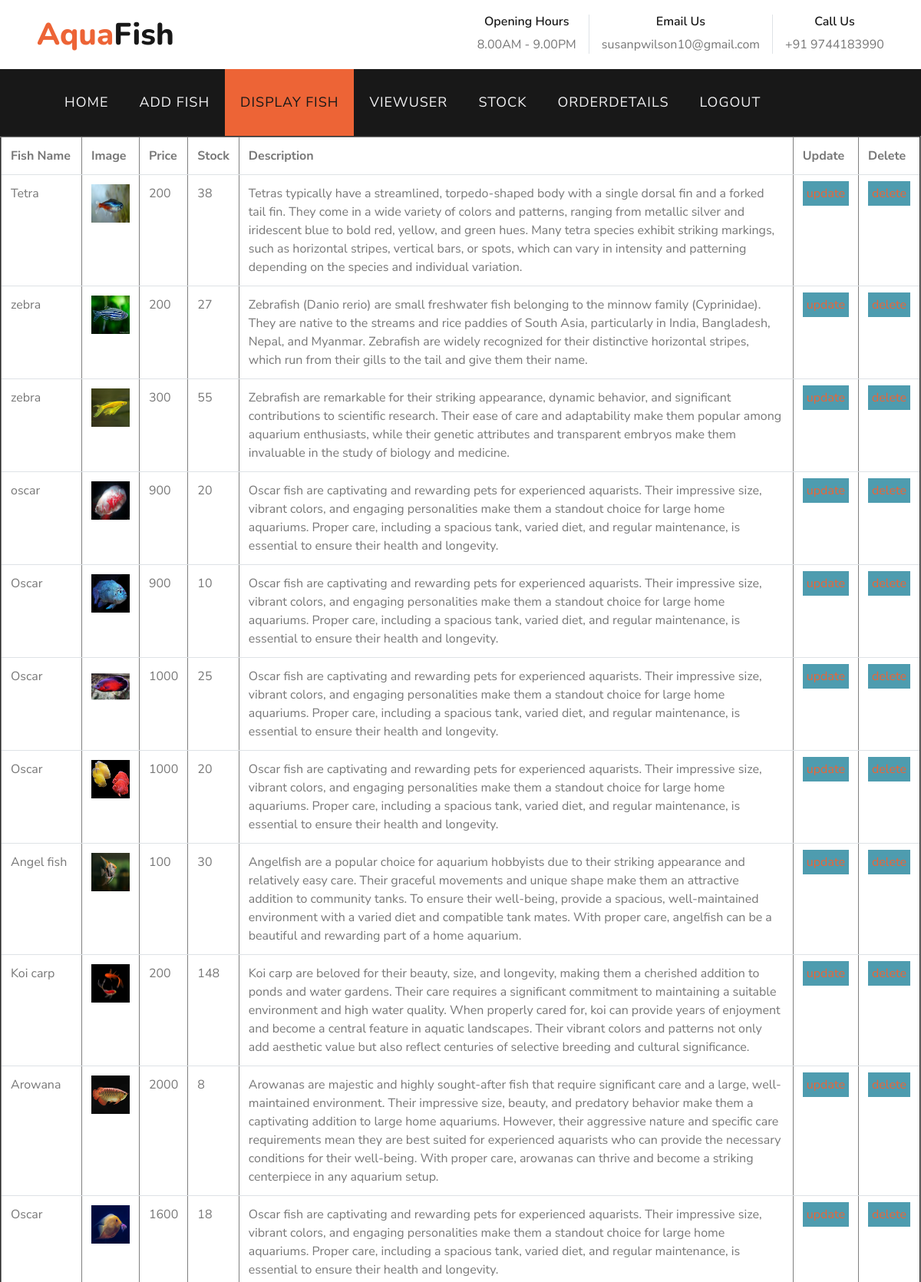
The page /display (upper part) on the database its author committed.
### myapps/models.py (models this page shows)
class fish(models.Model):
    fishname=models.CharField(max_length=20)
    fprice=models.IntegerField()
    fstock=models.IntegerField(default=1)
    fimage=models.FileField()
    description=models.CharField(max_length=100)
    category=models.CharField(max_length=20)

### myapps/views.py (the view)
# urls.py: path('display',views.display_product),
def display_product(a):
    detail=fish.objects.all()
    return render(a,'display.html',{'data':detail})

### template/display.html (shortened to what this page needs)
<!DOCTYPE html>
<html lang="en">
<head>
    {% load static %}
    <link href="https://cdnjs.cloudflare.com/ajax/libs/font-awesome/5.10.0/css/all.min.css" rel="stylesheet">
    <link href="{% static 'lib/flaticon/font/flaticon.css' %}" rel="stylesheet">
    <link href="{% static 'lib/owlcarousel/assets/owl.carousel.min.css' %}" rel="stylesheet">
    <link href="{% static 'lib/tempusdominus/css/tempusdominus-bootstrap-4.min.css' %}" rel="stylesheet" />
    <link href="{% static 'css/halo.css' %}" rel="stylesheet">
</head>
<body>
        <div class="row py-3 px-lg-5">
            <div class="col-lg-4">
                <a href="" class="navbar-brand d-none d-lg-block">
                    <h1 class="m-0 display-5 text-capitalize"><span class="text-primary">Aqua</span>Fish</h1>
                </a>
            </div>
            <div class="col-lg-8 text-center text-lg-right">
                <div class="d-inline-flex align-items-center">
                    <div class="d-inline-flex flex-column text-center pr-3 border-right">
                        <h6>Opening Hours</h6>
                        <p class="m-0">8.00AM - 9.00PM</p>
                    </div>
                    <div class="d-inline-flex flex-column text-center px-3 border-right">
                        <h6>Email Us</h6>
                        <p class="m-0">susanpwilson10@gmail.com</p>
                    </div>
                    <div class="d-inline-flex flex-column text-center pl-3">
                        <h6>Call Us</h6>
                        <p class="m-0">+91 9744183990</p>
                    </div>
                </div>
            </div>
        </div>
    <div class="container-fluid p-0">
        <nav class="navbar navbar-expand-lg bg-dark navbar-dark py-3 py-lg-0 px-lg-5">
            <div class="collapse navbar-collapse justify-content-between px-3" id="navbarCollapse">
                <div class="navbar-nav mr-auto py-0">
                    <a href="adminhome" class="nav-item nav-link ">HOME</a>
                    <a href="addproduct" class="nav-item nav-link">ADD FISH</a>
                    <a href="display" class="nav-item nav-link active">DISPLAY FISH</a>
                    <a href="viewuser" class="nav-item nav-link">VIEWUSER</a>
                    <a href="lowstock" class="nav-item nav-link">STOCK</a>
                      <a href="admin_order_details" class="nav-item nav-link">ORDERDETAILS</a>
                    <a href="logout" class="nav-item nav-link">LOGOUT</a>
                </div>
            </div>
        </nav>
    </div>
                            <table border="2" class="table">
                                <tr>
                                    <th>Fish Name</th>
                                    <th>Image</th>
                                    <th>Price</th>
                                    <th>Stock</th>
                                    <th>Description</th>
                                    <th>Update</th>
                                    <th>Delete</th>
                                </tr>
                                {% for i in data %}
                                <tr>
                                    <td>{{i.fishname}}</td>
                                    <td><img src="{{i.fimage.url}}" width="50" height="50"></td>
                                    <td>{{i.fprice}}</td>
                                    <td>{{i.fstock}}</td>
                                    <td>{{i.description}}</td>
                                    <td><a href="../productedit/{{i.id}}" class="mylink">update</a></td>
                                <td><a href="productdelete/{{i.id}}" class="mylinkk">delete</a> </td>
                                </tr>
                                {% endfor %}
                            </table>
</body>
</html>

### template/display.html (style rules this page uses)
.mylink { display:"block" width:115px; height:35px; padding:5px; background:#4E9CAF; text-align:center; border-radius=5px color:white font-weight:bold; line-height:25px; }
.mylinkk { display:"block" width:115px; height:35px; padding:5px; background:#4E9CAF; text-align:center; border-radius=5px color:white font-weight:bold; line-height:25px; }

### rows shown on the page
fish: fishname "Tetra", fimage (picture), fprice "200", fstock "38", description "Tetras typically have a streamlined, torpedo-shaped body with a single dorsal fin and a forked tail fin. They come in a wide variety of colors and patterns, ranging from metallic silver and iridescent blue to bold red, yellow, and green hues. Many tetra species exhibit striking markings, such as horizontal stripes, vertical bars, or spots, which can vary in intensity and patterning depending on the species and individual variation."
fish: fishname "zebra", fimage (picture), fprice "200", fstock "27", description "Zebrafish (Danio rerio) are small freshwater fish belonging to the minnow family (Cyprinidae). They are native to the streams and rice paddies of South Asia, particularly in India, Bangladesh, Nepal, and Myanmar. Zebrafish are widely recognized for their distinctive horizontal stripes, which run from their gills to the tail and give them their name."
fish: fishname "zebra", fimage (picture), fprice "300", fstock "55", description "Zebrafish are remarkable for their striking appearance, dynamic behavior, and significant contributions to scientific research. Their ease of care and adaptability make them popular among aquarium enthusiasts, while their genetic attributes and transparent embryos make them invaluable in the study of biology and medicine."
fish: fishname "oscar", fimage (picture), fprice "900", fstock "20", description "Oscar fish are captivating and rewarding pets for experienced aquarists. Their impressive size, vibrant colors, and engaging personalities make them a standout choice for large home aquariums. Proper care, including a spacious tank, varied diet, and regular maintenance, is essential to ensure their health and longevity."
fish: fishname "Oscar", fimage (picture), fprice "900", fstock "10", description "Oscar fish are captivating and rewarding pets for experienced aquarists. Their impressive size, vibrant colors, and engaging personalities make them a standout choice for large home aquariums. Proper care, including a spacious tank, varied diet, and regular maintenance, is essential to ensure their health and longevity."
fish: fishname "Oscar", fimage (picture), fprice "1000", fstock "25", description "Oscar fish are captivating and rewarding pets for experienced aquarists. Their impressive size, vibrant colors, and engaging personalities make them a standout choice for large home aquariums. Proper care, including a spacious tank, varied diet, and regular maintenance, is essential to ensure their health and longevity."
fish: fishname "Oscar", fimage (picture), fprice "1000", fstock "20", description "Oscar fish are captivating and rewarding pets for experienced aquarists. Their impressive size, vibrant colors, and engaging personalities make them a standout choice for large home aquariums. Proper care, including a spacious tank, varied diet, and regular maintenance, is essential to ensure their health and longevity."
fish: fishname "Angel fish", fimage (picture), fprice "100", fstock "30", description "Angelfish are a popular choice for aquarium hobbyists due to their striking appearance and relatively easy care. Their graceful movements and unique shape make them an attractive addition to community tanks. To ensure their well-being, provide a spacious, well-maintained environment with a varied diet and compatible tank mates. With proper care, angelfish can be a beautiful and rewarding part of a home aquarium."
fish: fishname "Koi carp", fimage (picture), fprice "200", fstock "148", description "Koi carp are beloved for their beauty, size, and longevity, making them a cherished addition to ponds and water gardens. Their care requires a significant commitment to maintaining a suitable environment and high water quality. When properly cared for, koi can provide years of enjoyment and become a central feature in aquatic landscapes. Their vibrant colors and patterns not only add aesthetic value but also reflect centuries of selective breeding and cultural significance."
fish: fishname "Arowana", fimage (picture), fprice "2000", fstock "8", description "Arowanas are majestic and highly sought-after fish that require significant care and a large, well-maintained environment. Their impressive size, beauty, and predatory behavior make them a captivating addition to large home aquariums. However, their aggressive nature and specific care requirements mean they are best suited for experienced aquarists who can provide the necessary conditions for their well-being. With proper care, arowanas can thrive and become a striking centerpiece in any aquarium setup."
fish: fishname "Oscar", fimage (picture), fprice "1600", fstock "18", description "Oscar fish are captivating and rewarding pets for experienced aquarists. Their impressive size, vibrant colors, and engaging personalities make them a standout choice for large home aquariums. Proper care, including a spacious tank, varied diet, and regular maintenance, is essential to ensure their health and longevity."
